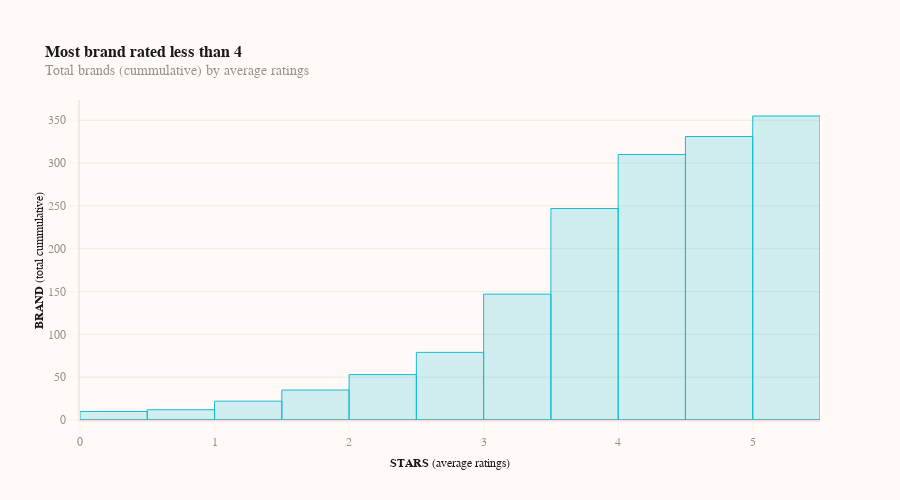

The cell this chart's notebook holds for it:
### Code cell
# Generate plot and styling 2 out of 2
fig = go.Figure(data=go.Histogram(x=df1_brand_histograms["Stars"],
                 cumulative_enabled=True,
                marker=dict(color="rgba(20,189,204,0.2)",line=dict(color='#14BDCC', width=1)),
                 showlegend=False,
                 hoverinfo="x+y+z+text",
                 hoverlabel = dict(bgcolor="rgba(20,189,204,1)",bordercolor="rgba(20,189,204,0.5)",
                       font=dict(family="Arial",size=10,color='rgba(255,255,255,1)'))
                ))

# Update xaxis properties
fig.update_xaxes(title=dict(font=dict(size=12, color='#1A1817')),
                 ticks="outside", tickwidth=0.5, tickcolor='#F2E9E1', ticklen=10,hoverformat=",.1f",
                 showline=True, linewidth=2, linecolor='#F2E9E1',
                 showgrid=False, gridwidth=1, gridcolor='#F2E9E1',
                 zeroline=True, zerolinewidth=1, zerolinecolor='crimson')
fig.update_xaxes(title_text="<b>STARS</b> (average ratings)")

# Update yaxis properties
fig.update_yaxes(title= dict(font=dict(size=12, color='#1A1817'),),ticks="outside", tickwidth=0.5, tickcolor='#F2E9E1', ticklen=10, hoverformat=",.1f",
                 showline=True, linewidth=2, linecolor='#F2E9E1',
                 showgrid=True, gridwidth=1, gridcolor='#F2E9E1',
                 zeroline=True, zerolinewidth=1, zerolinecolor='crimson',)
fig.update_yaxes(title_text="<b>BRAND</b> (total cummulative)")

fig.update_layout(    
    font=dict(family="Raleway, sans-serif", size=12, color='#98928E'),
    plot_bgcolor="#fffaf7",
    showlegend=False,
    paper_bgcolor = "#fffaf7",
    height = 500,
    annotations=[go.layout.Annotation(text="<b>Most brand rated less than 4</b>",x=-0.05,y=1.18,xref="paper",yref="paper",showarrow=False,
                                      xanchor="left",yanchor="top",align="left",font=dict(family=" Raleway,sans-serif", size=16, color='#1A1817')),
                 go.layout.Annotation(text="Total brands (cummulative) by average ratings",x=-0.05,y=1.12,xref="paper",yref="paper",showarrow=False,
                                      xanchor="left",yanchor="top",align="left",font=dict(family='Raleway,sans-serif', size=14, color='#98928E')),]
)
fig.show()

### Figure 1 — Plotly figure (JSON) as saved in the notebook; plotly's stock layout.template omitted (floating-point values rounded to 4 significant figures; data arrays with more than 128 entries replaced by an {"elided": "..."} marker saying what was removed)
{"data": [{"cumulative": {"enabled": true}, "hoverinfo": "x+y+z+text", "hoverlabel": {"bgcolor": "rgba(20,189,204,1)", "bordercolor": "rgba(20,189,204,0.5)", "font": {"color": "rgba(255,255,255,1)", "family": "Arial", "size": 10}}, "marker": {"color": "rgba(20,189,204,0.2)", "line": {"color": "#14BDCC", "width": 1}}, "showlegend": false, "type": "histogram", "x": {"elided": "355 float values"}}], "layout": {"annotations": [{"align": "left", "font": {"color": "#1A1817", "family": " Raleway,sans-serif", "size": 16}, "showarrow": false, "text": "<b>Most brand rated less than 4</b>", "x": -0.05, "xanchor": "left", "xref": "paper", "y": 1.18, "yanchor": "top", "yref": "paper"}, {"align": "left", "font": {"color": "#98928E", "family": "Raleway,sans-serif", "size": 14}, "showarrow": false, "text": "Total brands (cummulative) by average ratings", "x": -0.05, "xanchor": "left", "xref": "paper", "y": 1.12, "yanchor": "top", "yref": "paper"}], "font": {"color": "#98928E", "family": "Raleway, sans-serif", "size": 12}, "height": 500, "paper_bgcolor": "#fffaf7", "plot_bgcolor": "#fffaf7", "showlegend": false, "xaxis": {"gridcolor": "#F2E9E1", "gridwidth": 1, "hoverformat": ",.1f", "linecolor": "#F2E9E1", "linewidth": 2, "showgrid": false, "showline": true, "tickcolor": "#F2E9E1", "ticklen": 10, "ticks": "outside", "tickwidth": 0.5, "title": {"font": {"color": "#1A1817", "size": 12}, "text": "<b>STARS</b> (average ratings)"}, "zeroline": true, "zerolinecolor": "crimson", "zerolinewidth": 1}, "yaxis": {"gridcolor": "#F2E9E1", "gridwidth": 1, "hoverformat": ",.1f", "linecolor": "#F2E9E1", "linewidth": 2, "showgrid": true, "showline": true, "tickcolor": "#F2E9E1", "ticklen": 10, "ticks": "outside", "tickwidth": 0.5, "title": {"font": {"color": "#1A1817", "size": 12}, "text": "<b>BRAND</b> (total cummulative)"}, "zeroline": true, "zerolinecolor": "crimson", "zerolinewidth": 1}}}
